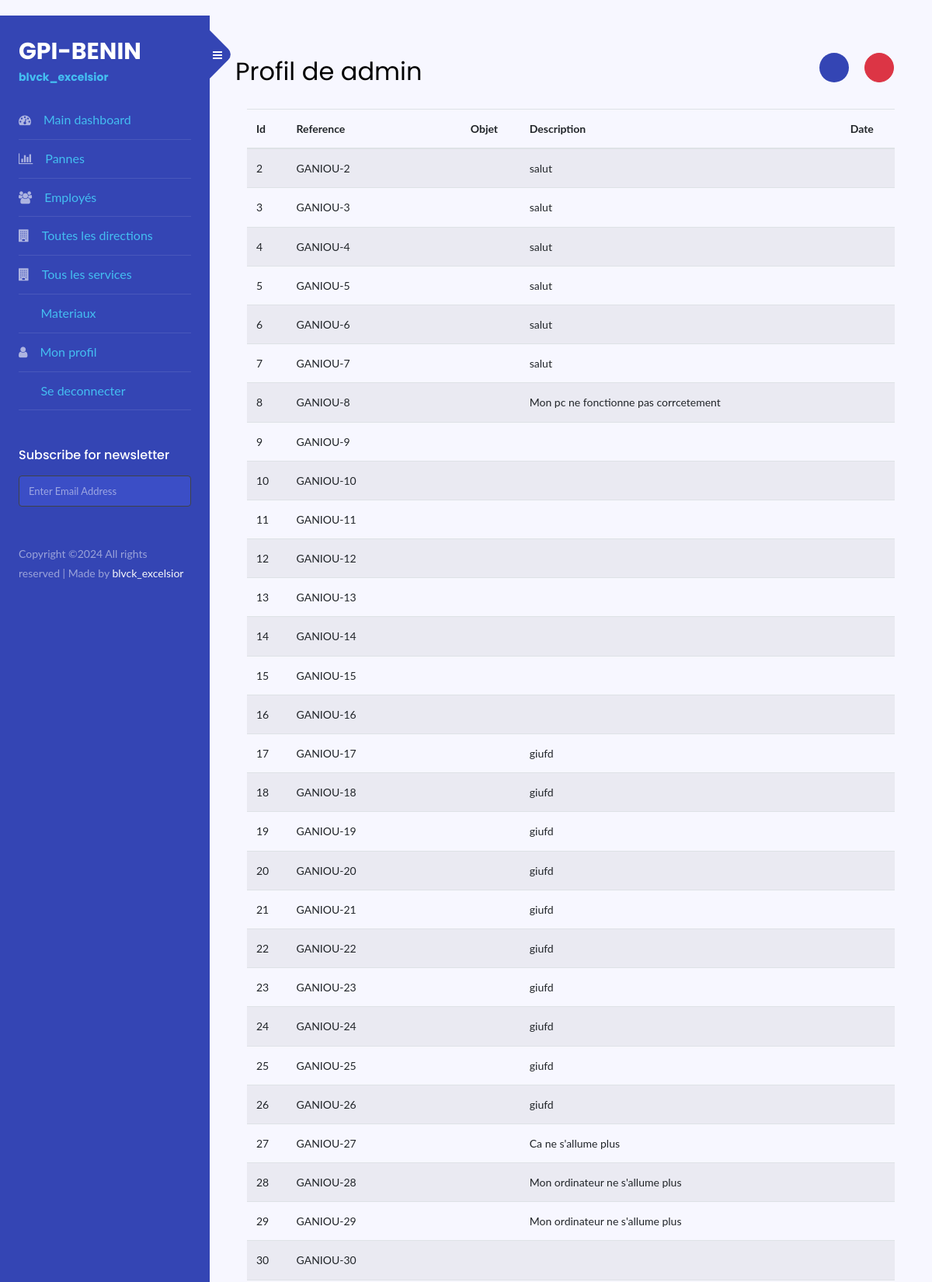
Screenshot of /tickets/all-ticket/ (signed in, upper part) with the database file from the repository.
### users/models.py (models this page shows, shortened)
class Ticket(models.Model):
    reference = models.CharField(_("Reference"), max_length=100, unique=True)
    plaignant = models.ForeignKey(Employee, verbose_name=_("Employé"), on_delete=models.CASCADE)
    materiel =models.ForeignKey(Materiel, verbose_name=_("Materiel"), on_delete=models.CASCADE)
    priorite = models.CharField(_("Priorité du ticket :"), max_length=11, choices=PRIORITES)
    description = models.TextField(_("Description"), null=True, blank=True)
    created_at = models.DateTimeField(auto_now_add=True, null=True)
    updated_at = models.DateTimeField(auto_now=True)
    class Meta:
        verbose_name = 'Ticket'
        verbose_name_plural = 'Tickets'

### tickets/views.py (the view)
# urls.py: path("all-ticket/", views.TicketListView.as_view(), name="all-ticket"),
class TicketListView(LoginRequiredMixin, ListView):
    model = Ticket
    template_name = "tickets/alltickets.html"
    context_object_name="tickets"

### templates/tickets/alltickets.html (shortened to what this page needs)
{% extends 'profile2.html' %}
{% block main %}
<table id="example" class="table table-striped" style="width:100%">
    <thead>
        <tr>
            <th>Id</th>
            <th>Reference</th>
            <th>Objet</th>
            <th>Description</th>
            <th>Date</th>
        </tr>
    </thead>
    <tbody>
        {% for ticket in tickets %}
        <tr>
            <td>{{ ticket.id }}</td>
            <td>{{ ticket.reference }}</td>
            <td>{{ ticket.objet }}</td>
            <td> {% if ticket.description %}{{ ticket.description}}{% else %}{{ ticket.etat}}{% endif %} </td>
            <td>{{ ticket.date|date:'Y-m-d' }}</td>
        </tr>
        {% endfor %}
    </tbody>
</table>
{% endblock %}

### templates/profile2.html (shortened to what this page needs)
{% load static %}
<!doctype html>
<html lang="en">
  <head>
	<link rel="stylesheet" href="https://cdnjs.cloudflare.com/ajax/libs/font-awesome/4.7.0/css/font-awesome.css" />
	<link rel="stylesheet" href="https://stackpath.bootstrapcdn.com/font-awesome/4.7.0/css/font-awesome.min.css">
	<link rel="stylesheet" href="{% static "css/styles.css"%}">
	<link rel="stylesheet" href="{% static "css/jquery.dataTables.min.css"%}">
	<link rel="stylesheet" href="{% static "css/style.css"%}">
  </head>
  <body>
		<div class="wrapper d-flex align-items-stretch">
			<nav id="sidebar">
				<div class="custom-menu">
					<button type="button" id="sidebarCollapse" class="btn btn-primary">
	          <i class="fa fa-bars"></i>
	        </button>
        </div>
				<div class="p-4">
		  		<h1><a href="index.html" class="logo">GPI-BENIN <span>blvck_excelsior</span></a></h1>
	        <ul class="list-unstyled components mb-5">
			  {% if request.user.groups.all.0.name == "Agents"  or user.is_superuser%}
			  <li class="">
	            <a href="{% url "employees:profile" %}" class="" aria-current="true"><i class="fa fa-tachometer mr-3"></i><span>Main dashboard</span></a>
	          </li>
	          <li>
                <a href="{% url "pannes:all-panne" %}" class=""><i class="fa fa-bar-chart mr-3"></i><span>Pannes</span></a>
	          </li>
			  {% endif %}
			  {% if request.user.is_superuser %}
			  <li>
                <a href="{% url "employees:list-employee" %}" class=""><i class="fa fa-users mr-3"></i><span>Employés</span></a>
	          </li>
	          <li>
                <a href="{% url "directions:list-direction" %}" class=""><i class="fa fa-building mr-3 "></i><span>Toutes les directions</span></a>
	          </li>
			  <li>
                <a href="{% url "services:list-service" %}" class=""><i class="fa fa-building mr-3 "></i><span>Tous les services</span></a>
	          </li>
			  {% endif %}
			  {% if request.user.groups.all.0.name == "Agents"  or user.is_superuser%}
			  <li>
                <a href="{% url "materiels:list-materiel" %}" class=""><i class="bi bi-wrench-adjustable-circle mr-3"></i><span>Materiaux</span></a>
	          </li>
			  {% endif %}
	          <li>
                <a href="{% url "employees:user-profile" %}" class="" aria-current="true"><i class="fa fa-user mr-3"></i><span>Mon profil</span></a>
	          </li>
			  <li>
                <a href="{% url "employees:logout" %}" class="" aria-current="true"><i class="bi bi-box-arrow-right mr-3"></i><span>Se deconnecter</span></a>
	          </li>
	        </ul>
	        <div class="mb-5">
						<h3 class="h6 mb-3">Subscribe for newsletter</h3>
				<form action="#" class="subscribe-form">
					<div class="form-group d-flex">
						<input type="text" class="form-control" placeholder="Enter Email Address">
					</div>
	          	</form>
			</div>
	        <div class="footer">
	        	<p>
						  Copyright &copy; All rights reserved | Made by  <a class="text-decoration-none text-light" href="https://github.com/20Frederic20" target="_blank">blvck_excelsior</a>
						  </p>
	        </div>
	      </div>
    	</nav>
      	<div id="content" class="p-4 p-md-5">
        	<div class="row justify-content-between">
				<h2 class="mb-4">Profil de {{ user.username }}</h2>
				<div>
					<button class="btn btn-gpi-primary rounded-pill mr-3"><a class="text-decoration-none text-light fw-bold fs-5" href="{% url "employees:index" %}"> <i class="bi bi-house-door-fill"></i>  </a></button>
					<button class="btn btn-danger rounded-pill mr-3"><a class="text-decoration-none text-light fw-bold fs-5" href="{% url "employees:logout" %}"><i class="bi bi-box-arrow-right"></i></a></button>
				</div>
			</div>
			{% block main %}{% endblock main %}
		</div>
	</div>
</body>
</html>

### static/css/style.css (style rules this page uses)
body { font-family: Lato, sans-serif !important; }
body { background-color: #fbfbfb; }
body { margin-top: 20px; background-color: #f7f7ff; }
.btn-gpi-primary { background-color: #3445b4 !important; opacity: 1; color: #fff !important; }

### rows the page displays
Ticket: id "2", reference "GANIOU-2", description "salut"
Ticket: id "3", reference "GANIOU-3", description "salut"
Ticket: id "4", reference "GANIOU-4", description "salut"
Ticket: id "5", reference "GANIOU-5", description "salut"
Ticket: id "6", reference "GANIOU-6", description "salut"
Ticket: id "7", reference "GANIOU-7", description "salut"
Ticket: id "8", reference "GANIOU-8", description "Mon pc ne fonctionne pas corrcetement"
Ticket: id "9", reference "GANIOU-9"
Ticket: id "10", reference "GANIOU-10"
Ticket: id "11", reference "GANIOU-11"
Ticket: id "12", reference "GANIOU-12"
Ticket: id "13", reference "GANIOU-13"
Ticket: id "14", reference "GANIOU-14"
Ticket: id "15", reference "GANIOU-15"
Ticket: id "16", reference "GANIOU-16"
Ticket: id "17", reference "GANIOU-17", description "giufd"
Ticket: id "18", reference "GANIOU-18", description "giufd"
Ticket: id "19", reference "GANIOU-19", description "giufd"
Ticket: id "20", reference "GANIOU-20", description "giufd"
Ticket: id "21", reference "GANIOU-21", description "giufd"
Ticket: id "22", reference "GANIOU-22", description "giufd"
Ticket: id "23", reference "GANIOU-23", description "giufd"
Ticket: id "24", reference "GANIOU-24", description "giufd"
Ticket: id "25", reference "GANIOU-25", description "giufd"
Ticket: id "26", reference "GANIOU-26", description "giufd"
Ticket: id "27", reference "GANIOU-27", description "Ca ne s'allume plus"
Ticket: id "28", reference "GANIOU-28", description "Mon ordinateur ne s'allume plus"
Ticket: id "29", reference "GANIOU-29", description "Mon ordinateur ne s'allume plus"
Ticket: id "30", reference "GANIOU-30"

### other values shown
{{ user.username }} "admin"
